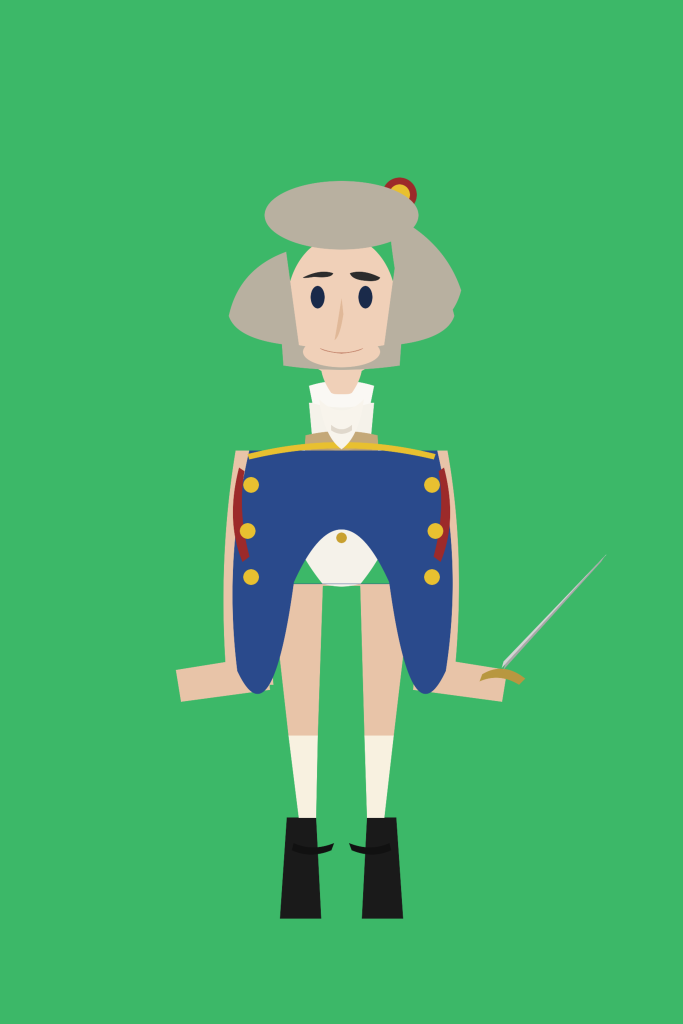
#> input picture generated_png/01 - George Washington.png, 2048 x 3072 px (shown at 1/3 size); its folder holds only this picture in this run
$ python make_collage.py
#> lines starting #> are read from the running program, lines starting #| are printed output that depends on the picture
#!/usr/bin/env python3
"""Build an Instagram-sized grid collage from president PNG exports."""

from __future__ import annotations

import os
import re
import sys
from math import ceil

from PIL import Image

PNG_DIR = "generated_png"
DEFAULT_OUT = "collage_instagram.png"
# Instagram feed square (1:1)
INSTAGRAM_SIZE = (1080, 1080)
GREEN = (60, 184, 104)


def president_sort_key(name: str) -> int:
    m = re.match(r"^(\d+)", name)
    return int(m.group(1)) if m else 9999


def list_pngs(png_dir: str) -> list[str]:
    files = [f for f in os.listdir(png_dir) if f.lower().endswith(".png")]
    return sorted(files, key=president_sort_key)


def grid_shape(count: int, aspect: float) -> tuple[int, int]:
    """Pick cols×rows close to target aspect (width/height)."""
    best: tuple[int, int, float] | None = None
    for cols in range(1, count + 1):
        rows = ceil(count / cols)
        score = abs((cols / rows) - aspect)
        if best is None or score < best[2]:
            best = (cols, rows, score)
    assert best is not None
    return best[0], best[1]


def fit_in_cell(img: Image.Image, cell_w: int, cell_h: int) -> Image.Image:
    """Scale to fill cell height, crop sides if needed (full-body reads best)."""
    scale = cell_h / img.height
    new_w = max(1, int(img.width * scale))
    resized = img.resize((new_w, cell_h), Image.Resampling.LANCZOS)
    if new_w > cell_w:
        left = (new_w - cell_w) // 2
        resized = resized.crop((left, 0, left + cell_w, cell_h))
    elif new_w < cell_w:
        canvas = Image.new("RGB", (cell_w, cell_h), GREEN)
        canvas.paste(resized, ((cell_w - new_w) // 2, 0))
        return canvas
    return resized.convert("RGB")


def build_collage(
    png_dir: str,
    out_path: str,
    size: tuple[int, int] = INSTAGRAM_SIZE,
) -> None:
    files = list_pngs(png_dir)
    if not files:
        raise SystemExit(f"No PNG files in {png_dir}")

    width, height = size
    cols, rows = grid_shape(len(files), width / height)
    cell_w = width // cols
    cell_h = height // rows

    collage = Image.new("RGB", (width, height), GREEN)

    for i, name in enumerate(files):
        row, col = divmod(i, cols)
        path = os.path.join(png_dir, name)
        with Image.open(path) as im:
            tile = fit_in_cell(im.convert("RGB"), cell_w, cell_h)
        x = col * cell_w
        y = row * cell_h
        collage.paste(tile, (x, y))

    os.makedirs(os.path.dirname(out_path) or ".", exist_ok=True)
    collage.save(out_path, format="PNG", optimize=True)
    print(f"Wrote {out_path} ({width}x{height}, {cols}x{rows} grid, {len(files)} presidents)")


def main() -> None:
    base = os.path.dirname(os.path.abspath(__file__))
    png_dir = os.path.join(base, sys.argv[1] if len(sys.argv) > 1 else PNG_DIR)
    out = os.path.join(base, sys.argv[2] if len(sys.argv) > 2 else DEFAULT_OUT)
    w = int(sys.argv[3]) if len(sys.argv) > 3 else INSTAGRAM_SIZE[0]
    h = int(sys.argv[4]) if len(sys.argv) > 4 else INSTAGRAM_SIZE[1]
    build_collage(png_dir, out, (w, h))
#> in build_collage, `collage = Image.new("RGB", (width, height), GREEN)`:
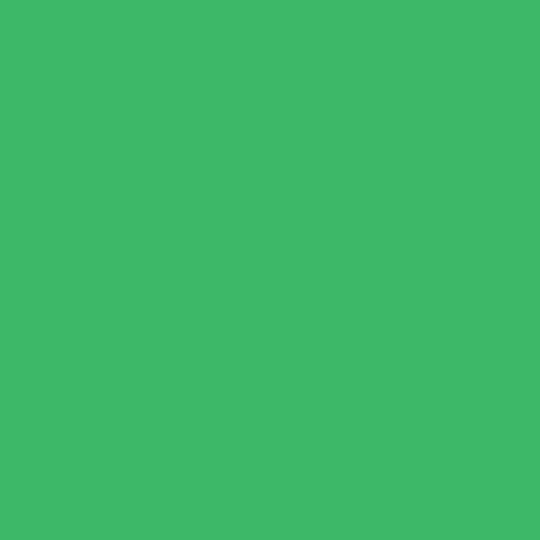
#> collage: PIL image 1080x1080 RGB (shown at 1/2 size); mean R, G, B 60, 184, 104
#> in build_collage, im is the input picture: PIL image 2048x3072 RGBA; mean R, G, B, A 73.1, 178, 110.6, 255
#> in fit_in_cell, `resized = img.resize((new_w, cell_h), Image.Resampling.LANCZOS)`:
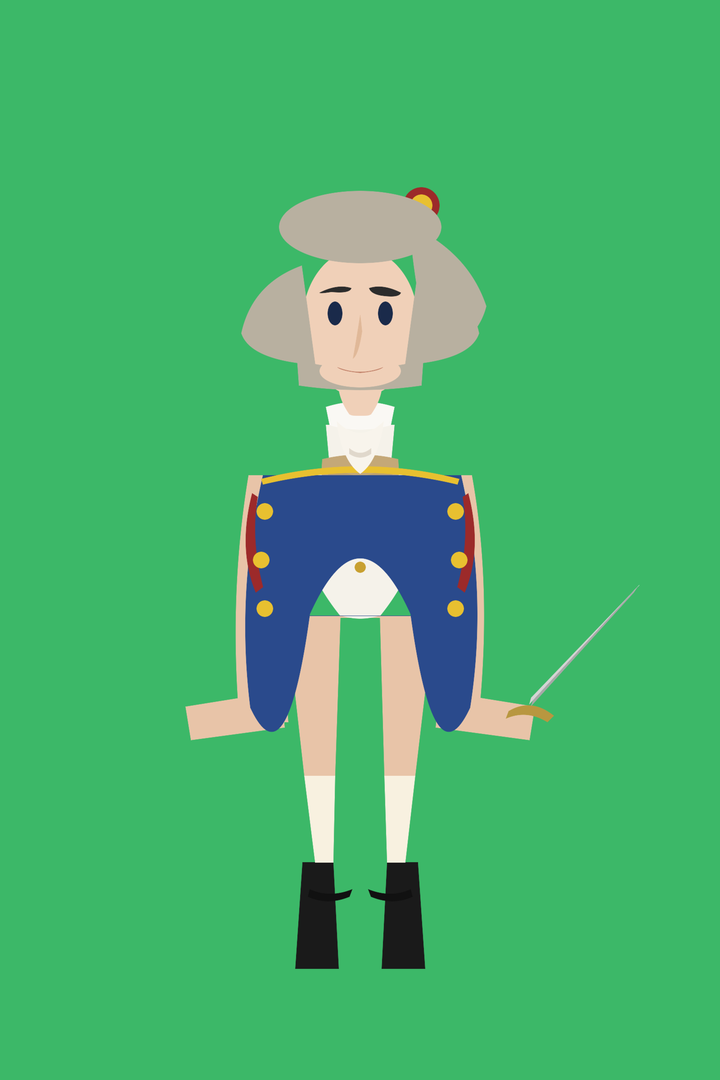
#> resized: PIL image 720x1080 RGB; mean R, G, B 73.1, 178, 110.6
#> in fit_in_cell, `canvas.paste(resized, ((cell_w - new_w) // 2, 0))`:
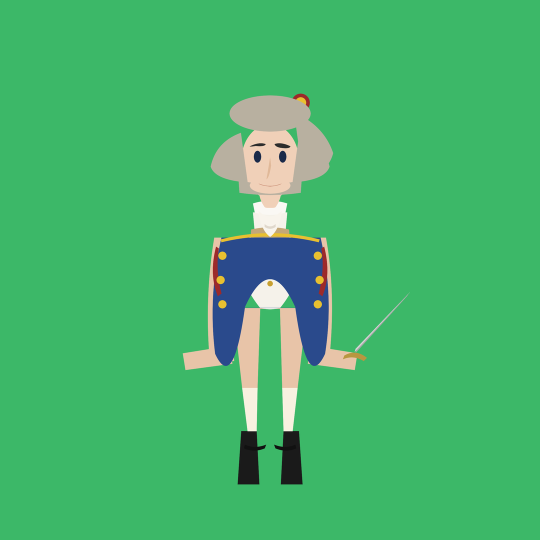
#> canvas: PIL image 1080x1080 RGB (shown at 1/2 size); mean R, G, B 68.7, 180, 108.4


if __name__ == "__main__":
    main()
